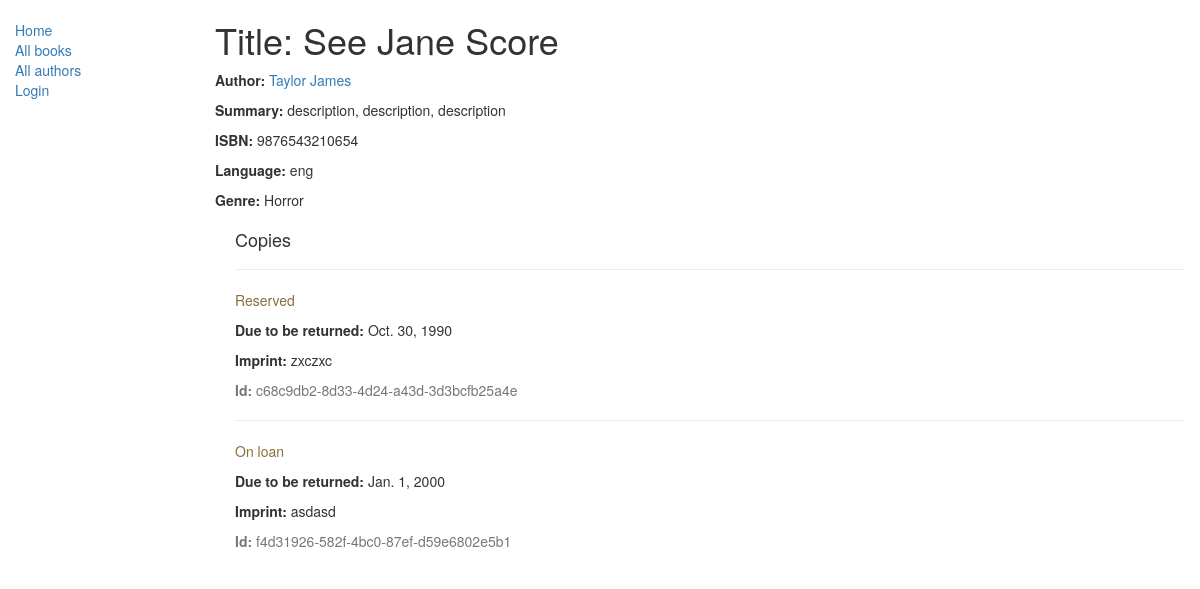
Page /catalog/book/2/ on the committed database.
### catalog/models.py (models this page shows, shortened)
class Book(models.Model):
    title = models.CharField(max_length=200)
    author = models.ForeignKey("Author", on_delete=models.SET_NULL, null=True)
    summary = models.TextField(
        max_length=1000,
        help_text="Enter a brief description of the book"
    )
    isbn = models.CharField(
        "ISBN",
        max_length=13,
        help_text='13 Character <a href="https://www.isbn-international.org/content/what-isbn">ISBN number</a>'
    )
    genre = models.ManyToManyField(Genre, help_text="Select a genre for this book")
    language = models.ForeignKey('Language', on_delete=models.SET_NULL, null=True)
    def display_genre(self):
        """
        Creates a string for the Genre. This is required to display genre in Admin.
        """
        return ', '.join([genre.name for genre in self.genre.all()[:3]])
    display_genre.short_description = 'Genre'

class Author(models.Model):
    first_name = models.CharField(max_length=100)
    last_name = models.CharField(max_length=100)
    date_of_birth = models.DateField(null=True, blank=True)
    date_of_death = models.DateField("Died", null=True, blank=True)
    def __str__(self):
        return f"{self.last_name} {self.first_name}"

class Language(models.Model):
    name = models.CharField(max_length=200, help_text="Enter language")
    def __str__(self):
        return self.name
    class Meta:
        constraints = [
            UniqueConstraint(
                Lower("name"),
                name="language_name_lower_uniq",
                violation_error_message="Language with this name already exists (case-insensitive)."
            )
        ]

class Genre(models.Model):
    name = models.CharField(
        max_length=200,
        help_text="Введите жанр"
    )
    def __str__(self):
        return self.name

class BookInstance(models.Model):
    id = models.UUIDField(
        primary_key=True,
        default=uuid.uuid4,
        help_text="Unique ID for this particular book across whole library"
    )
    book = models.ForeignKey("Book", on_delete=models.SET_NULL, null=True)
    imprint = models.CharField(max_length=200)
    due_back = models.DateField(null=True, blank=True)
    borrower = models.ForeignKey(User, on_delete=models.SET_NULL, null=True, blank=True)
    LOAN_STATUS = (
        ("m", "Maintenance"),
        ("o", "On loan"),
        ("a", "Available"),
        ("r", "Reserved"),
    )
    status = models.CharField(
        max_length=1,
        choices=LOAN_STATUS,
        blank=True,
        default="m",
        help_text="Book availability"
    )
    class Meta:
        ordering = ["due_back"]
        permissions = (("can_mark_returned", "Set book as returned"),)
    def display_title(self):
        return self.book.title
    display_title.short_description = 'Title'

### catalog/views.py (the view)
# urls.py: path('book/<int:pk>/', views.BookDetailView.as_view(), name='book-detail'),
class BookDetailView(generic.DetailView):
    model = Book

### catalog/templates/catalog/book_detail.html (shortened to what this page needs)
{% extends "base_generic.html" %}
{% block content %}
  <h1>Title: {{ book.title }}</h1>
  <p><strong>Author:</strong> <a href="">{{ book.author }}</a></p>
  <p><strong>Summary:</strong> {{ book.summary }}</p>
  <p><strong>ISBN:</strong> {{ book.isbn }}</p>
  <p><strong>Language:</strong> {{ book.language }}</p>
  <p><strong>Genre:</strong> {% for genre in book.genre.all %} {{ genre }}{% if not forloop.last %}, {% endif %}{% endfor %}</p>
  <div style="margin-left:20px;margin-top:20px">
    <h4>Copies</h4>
    {% for copy in book.bookinstance_set.all %}
    <hr>
    <p class="{% if copy.status == 'a' %}text-success{% elif copy.status == 'd' %}text-danger{% else %}text-warning{% endif %}">{{ copy.get_status_display }}</p>
    {% if copy.status != 'a' %}<p><strong>Due to be returned:</strong> {{copy.due_back}}</p>{% endif %}
    <p><strong>Imprint:</strong> {{copy.imprint}}</p>
    <p class="text-muted"><strong>Id:</strong> {{copy.id}}</p>
    {% endfor %}
  </div>
{% endblock %}

### rows in the picture
Book: title "See Jane Score", author "Taylor James", summary "description, description, description", isbn "9876543210654", language "eng"
Genre: name "Horror"
BookInstance: status "Reserved", due_back "Oct. 30, 1990", imprint "zxczxc", id "c68c9db2-8d33-4d24-a43d-3d3bcfb25a4e"
BookInstance: status "On loan", due_back "Jan. 1, 2000", imprint "asdasd", id "f4d31926-582f-4bc0-87ef-d59e6802e5b1"
